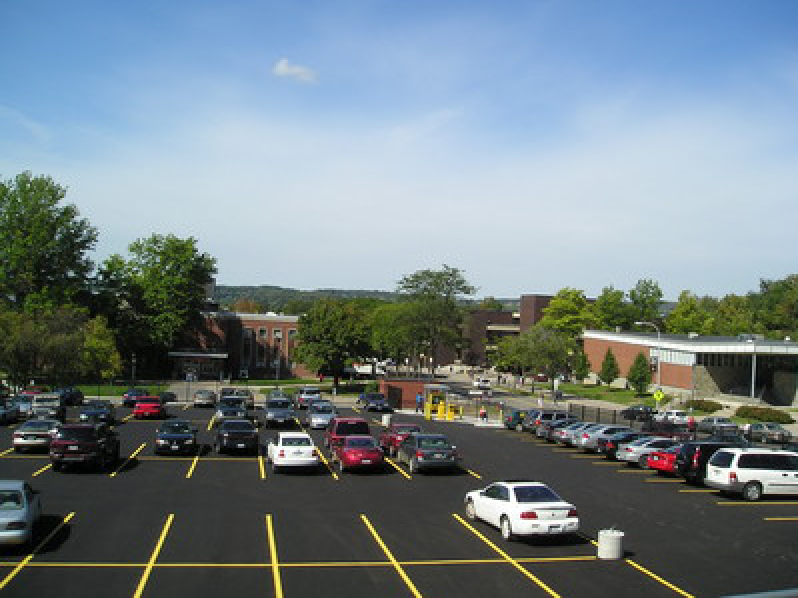
#> input picture CARPE/Slot_Allocation/experiments/tree_lot.png, 798 x 598 px
$ python answer_lines.py
#> lines starting #> are read from the running program, lines starting #| are printed output that depends on the picture; after the words box and inside, x2 and y2 are one past the last pixel; in counts of white or black regions, pixels touching at a corner belong together
import cv2
import numpy as np

img = cv2.imread("../tree_lot.png")
#> img is the input picture: shape (598, 798, 3); mean B, G, R 135, 129.5, 115.8
gray = cv2.cvtColor(img, cv2.COLOR_BGR2GRAY)
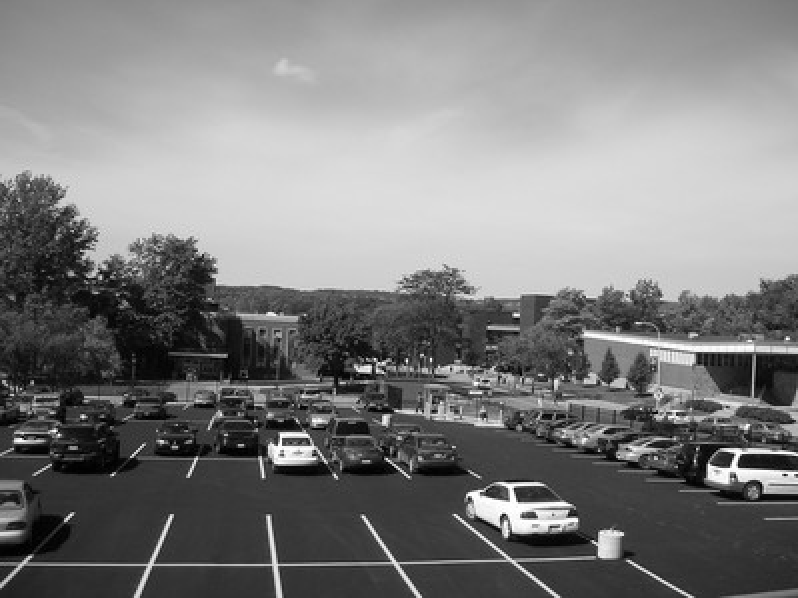
#> gray: shape (598, 798); min 0, max 255, mean 126

kernel_size = 5
blur_gray = cv2.GaussianBlur(gray, (kernel_size, kernel_size), 0)

low_threshold = 50
high_threshold = 150
edges = cv2.Canny(blur_gray, low_threshold, high_threshold)
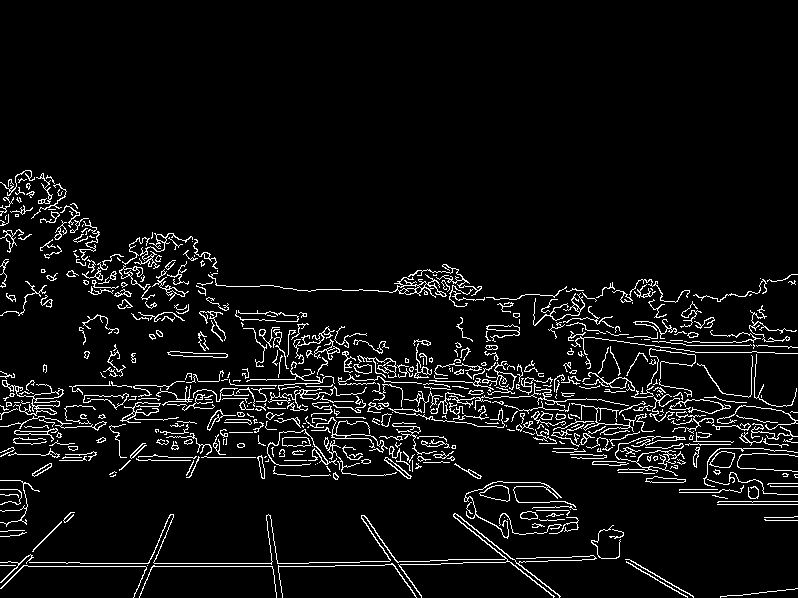
#> edges: shape (598, 798); 5.9% white in thin lines or dots, all inside (x1, y1, x2, y2) = (0, 170, 798, 598)

rho = 1  # distance resolution in pixels of the Hough grid
theta = np.pi / 180  # angular resolution in radians of the Hough grid
threshold = 15  # minimum number of votes (intersections in Hough grid cell)
min_line_length = 50  # minimum number of pixels making up a line
max_line_gap = 20  # maximum gap in pixels between connectable line segments
line_image = np.copy(img) * 0  # creating a blank to draw lines on
#> line_image: shape (598, 798, 3); every value is 0

# Run Hough on edge detected image
# Output "lines" is an array containing endpoints of detected line segments
lines = cv2.HoughLinesP(edges, rho, theta, threshold, np.array([]),
                        min_line_length, max_line_gap)
#> lines = 519 rows, first 6: [669, 478, 739, 504], [240, 403, 736, 420], [75, 385, 190, 385], [718, 403, 797, 412], [17, 566, 334, 566], [455, 422, 597, 422]

for line in lines:
    for x1, y1, x2, y2 in line:
        cv2.line(line_image, (x1, y1), (x2, y2), (255, 0, 0), 5)
#> this loop made 519 passes
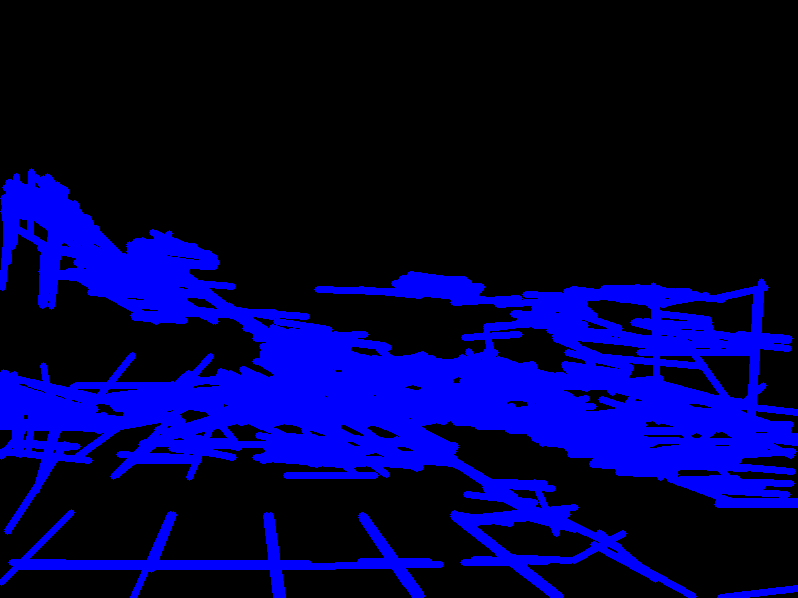
#> line_image: shape (598, 798, 3); mean B, G, R 66.6, 0, 0

# Draw the lines on the  image
lines_edges = cv2.addWeighted(img, 0.8, line_image, 1, 0)
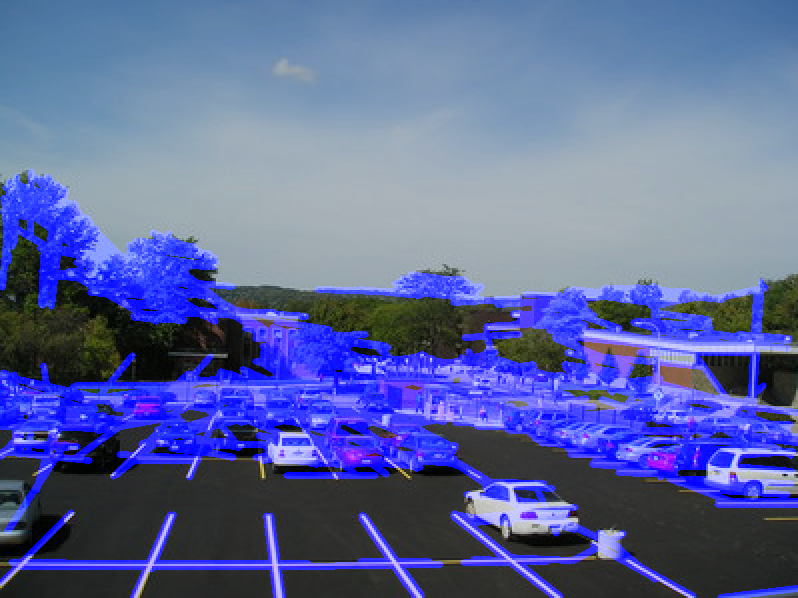
#> lines_edges: shape (598, 798, 3); mean B, G, R 158.3, 103.6, 92.6

cv2.imshow("img", lines_edges)
cv2.waitKey(0)

$ run again, with CARPE/Slot_Allocation/experiments/parking_lot.png copied over CARPE/Slot_Allocation/experiments/tree_lot.png
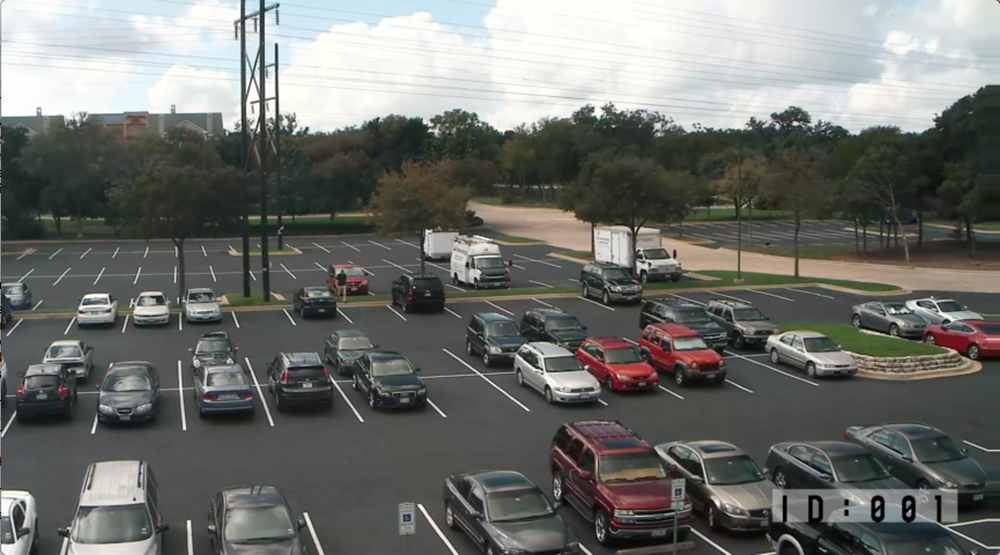
#> input picture CARPE/Slot_Allocation/experiments/parking_lot.png, 1000 x 555 px, shrunk from 1730 x 960 before the run
#> img is the input picture: shape (555, 1000, 3); mean B, G, R 108.5, 112.7, 110.7
#> `edges = cv2.Canny(blur_gray, low_threshold, high_threshold)`:
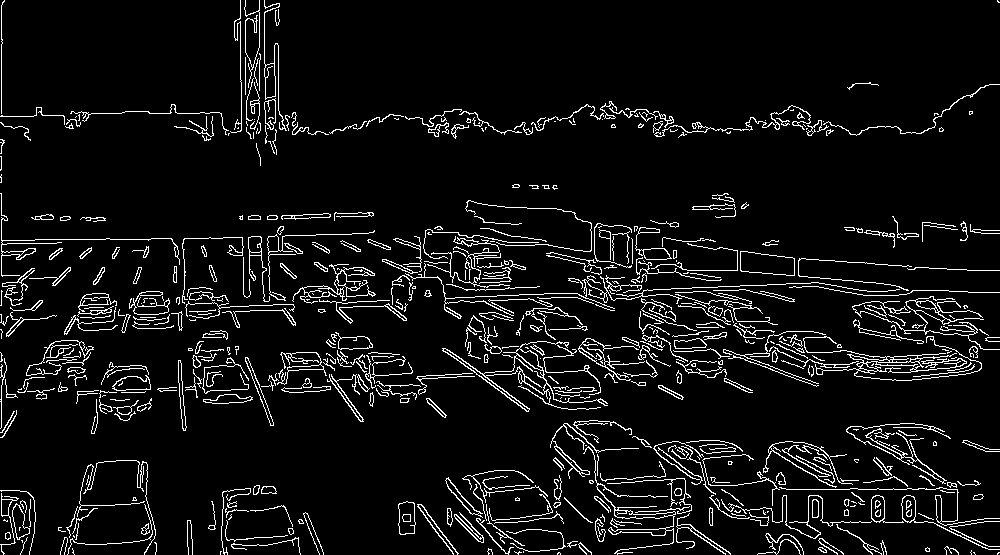
#> edges: shape (555, 1000); 6.7% white in thin lines or dots
#> lines = 580 rows, first 6: [1, 437, 1, 5], [569, 279, 641, 286], [420, 257, 499, 300], [926, 322, 997, 337], [643, 480, 714, 480], [178, 380, 246, 357]
#> the loop `for line in lines:` made 580 passes
#> `lines_edges = cv2.addWeighted(img, 0.8, line_image, 1, 0)`:
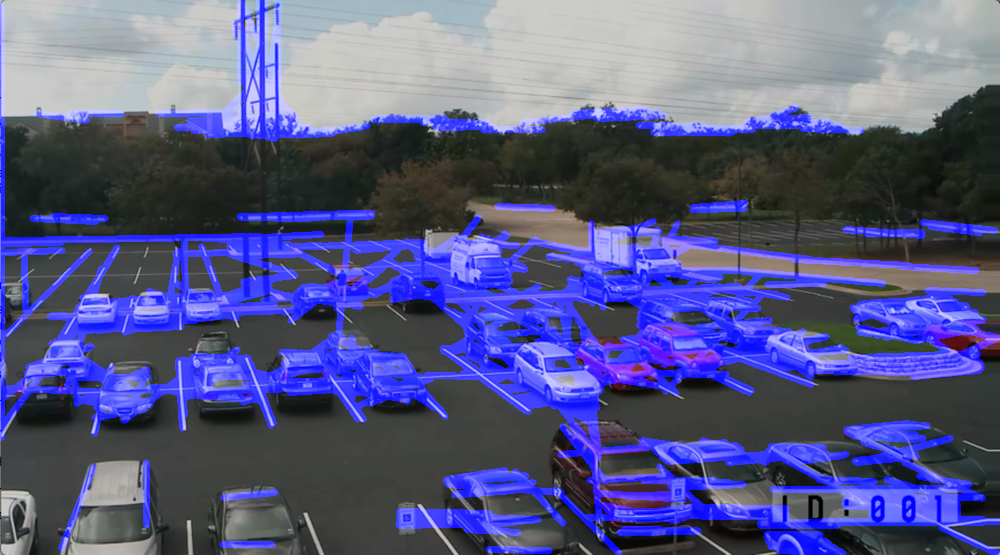
#> lines_edges: shape (555, 1000, 3); mean B, G, R 135.7, 90.1, 88.5
